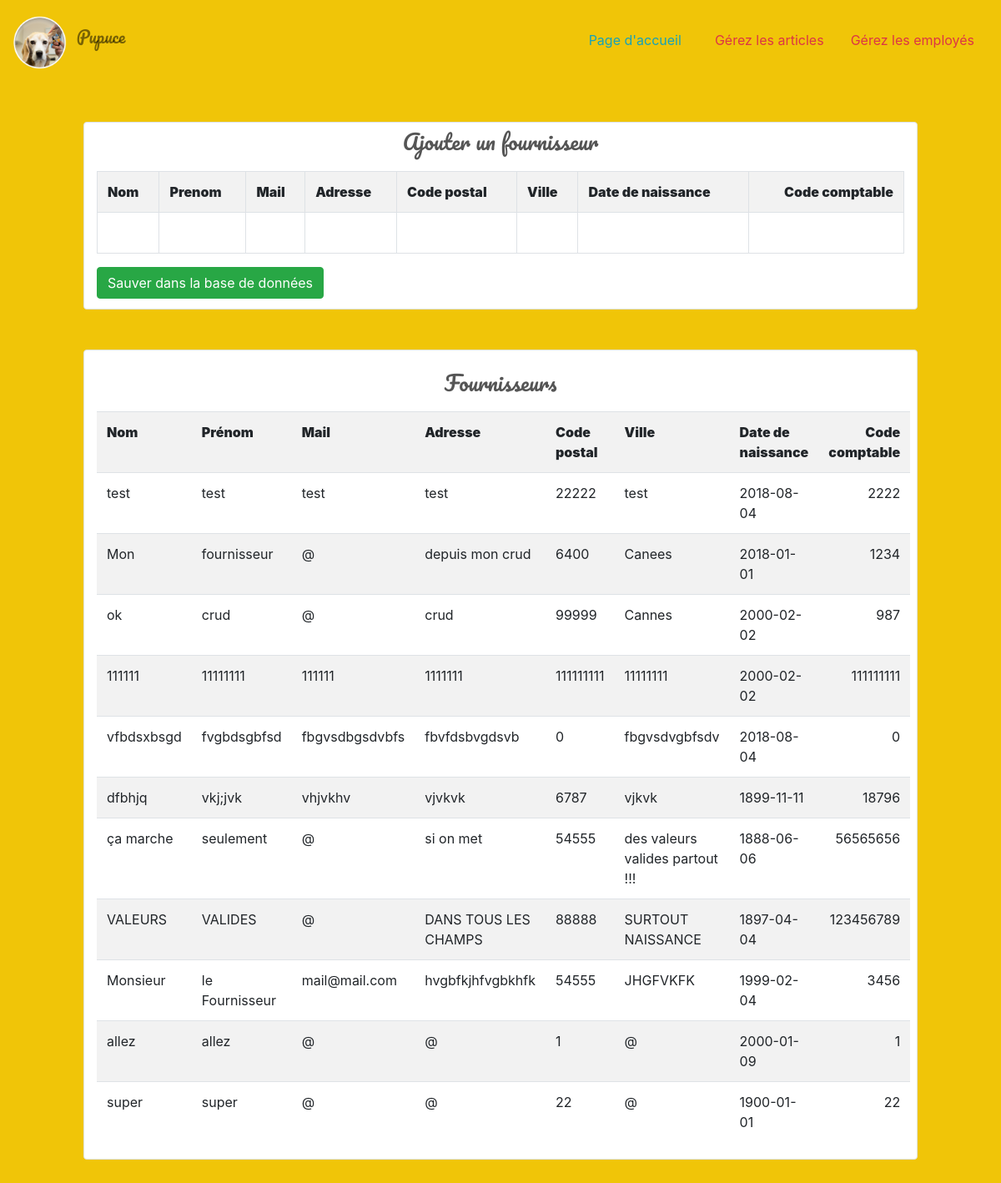
/admin/fournisseurs/index.php, run on the app's committed database.
### tables this page shows
CREATE TABLE `fournisseur` (
  `id` int(11) NOT NULL,
  `fournisseur_nom` varchar(255) NOT NULL,
  `fournisseur_prenom` varchar(255) NOT NULL,
  `fournisseur_mail` varchar(255) NOT NULL,
  `fournisseur_adresse` varchar(255) NOT NULL,
  `fournisseur_cp` int(11) NOT NULL,
  `fournisseur_ville` varchar(255) NOT NULL,
  `fournisseur_date_naissance` date NOT NULL,
  `fournisseur_code_comptable` int(11) NOT NULL
);

### admin/fournisseurs/dbcontroller.php (called while the page is built, shortened)
<?php
class DBController {
	private $host = "localhost";
	private $user = "root";
	private $password = "Koal@1603";
	private $database = "pupuce";
	private $conn;
	function __construct() {
		$this->conn = $this->connectDB();
	}
	function connectDB() {
		$conn = mysqli_connect($this->host,$this->user,$this->password,$this->database);
		return $conn;
	}
	function readData($query) {
		$result = mysqli_query($this->conn,$query);
		while($row=mysqli_fetch_assoc($result)) {
			$resultset[] = $row;
		}
		if(!empty($resultset))
			return $resultset;
	}
}
?>

### admin/fournisseurs/index.php (the view, shortened to what this page needs)
<?php
	require_once("dbcontroller.php");
	$db_handle = new DBController();
	$sql = "SELECT * from fournisseur";
	$productResult = $db_handle->readData($sql);
?>
<!DOCTYPE html>
<html lang="fr">
<head>
    <link rel="stylesheet" href="https://maxcdn.bootstrapcdn.com/bootstrap/4.0.0/css/bootstrap.min.css">
    <link rel="stylesheet" href="https://use.fontawesome.com/releases/v5.1.1/css/all.css">
    <link rel="stylesheet" href="../../style.css">
</head>
<body>
    <nav class="navbar navbar-light ">
        <a class="navbar-brand" href="../../index.php">
            <img src="../../images/pupuce.png" width="70" height="70" class="d-inline-block align-top" alt="logo">
            <span class="navbar-text pacifico mt-2">Pupuce</span>
        </a>
        <ul class="nav justify-content-end">
            <li class="nav-item">
                <a type="button" class="mr-2 nav-link btn-outline-info" href="../logout.php">Page d'accueil</a>
            </li>
            <li class="nav-item">
                <a class="nav-link btn-outline-danger" href="../index.php">Gérez les articles</a>
            </li>
            <li class="nav-item">
                <a class="nav-link btn-outline-danger" href="../employes/index.php">Gérez les employés</a>
            </li>
        </ul>
    </nav>
<div id="add-product" class="img-thumbnail offset-md-1 col-md-10">
<div class="grey pacifico text-center mb-3">Ajouter un fournisseur</div>
	<table cellpadding="10" cellspacing="1" class="table table-striped table-bordered">
		<tbody>
			<tr>
                <th><strong>Nom</strong></th>
                <th><strong>Prenom</strong></th>
                <th><strong>Mail</strong></th>
                <th><strong>Adresse</strong></th>
                <th><strong>Code postal</strong></th>
                <th><strong>Ville</strong></th>
                <th><strong>Date de naissance</strong></th>
				<th style="text-align:right;"><strong>Code comptable</strong></th>
			</tr>
			<tr>
                <td contentEditable="true" data-id="fournisseur_nom" placeholder="Votre Nom"></td>
                <td contentEditable="true" data-id="fournisseur_prenom"></td>
                <td contentEditable="true" data-id="fournisseur_mail"></td>
                <td contentEditable="true" data-id="fournisseur_adresse"></td>
                <td contentEditable="true" data-id="fournisseur_cp"></td>
                <td contentEditable="true" data-id="fournisseur_ville"></td>
                <td contentEditable="true" data-id="fournisseur_date_naissance"></td>
				<td contentEditable="true" data-id="fournisseur_code_comptable" style="text-align:right;"></td>
			</tr>
		</tbody>
	</table>
<div id="btnSaveAction" class="btn btn-success mb-2">Sauver dans la base de données</div>
</div>
<br><br>
<div id="list-product" class="img-thumbnail offset-md-1 col-md-10">
<div class="grey pacifico text-center my-3">Fournisseurs</div>
	<table cellpadding="10" cellspacing="1" class="table table-striped table-border">
		<tbody id="ajax-response">
			<tr>
				<th><strong>Nom</strong></th>
                <th><strong>Prénom</strong></th>
                <th><strong>Mail</strong></th>
                <th><strong>Adresse</strong></th>
                <th><strong>Code postal</strong></th>
                <th><strong>Ville</strong></th>
                <th><strong>Date de naissance</strong></th>
				<th style="text-align:right;"><strong>Code comptable</strong></th>
			</tr>
			<?php
				if(!empty($productResult)) {
					foreach($productResult as $k=>$v) {
			?>
			<tr>
                <td><?php echo $productResult[$k]["fournisseur_nom"]; ?></td>
                <td><?php echo $productResult[$k]["fournisseur_prenom"]; ?></td>
                <td><?php echo $productResult[$k]["fournisseur_mail"]; ?></td>
                <td><?php echo $productResult[$k]["fournisseur_adresse"]; ?></td>
                <td><?php echo $productResult[$k]["fournisseur_cp"]; ?></td>
                <td><?php echo $productResult[$k]["fournisseur_ville"]; ?></td>
                <td><?php echo $productResult[$k]["fournisseur_date_naissance"]; ?></td>
				<td style="text-align:right;"><?php echo $productResult[$k]["fournisseur_code_comptable"]; ?></td>
			</tr>
			<?php
					}
				}
			?>
		</tbody>
	</table>
</div><br><br>

### style.css (style rules this page uses)
body, .navbar { background: rgb(240, 197, 8); }
.pacifico { font-family: 'Pacifico', cursive; }
nav { margin-bottom: 50px; }
.grey { color: #555; font-size: 25px; text-shadow: none; }

### data on the page
fournisseur: fournisseur_nom "test", fournisseur_prenom "test", fournisseur_mail "test", fournisseur_adresse "test", fournisseur_cp "22222", fournisseur_ville "test", fournisseur_date_naissance "2018-08-04", fournisseur_code_comptable "2222"
fournisseur: fournisseur_nom "Mon", fournisseur_prenom "fournisseur", fournisseur_mail "@", fournisseur_adresse "depuis mon crud", fournisseur_cp "6400", fournisseur_ville "Canees", fournisseur_date_naissance "2018-01-01", fournisseur_code_comptable "1234"
fournisseur: fournisseur_nom "ok", fournisseur_prenom "crud", fournisseur_mail "@", fournisseur_adresse "crud", fournisseur_cp "99999", fournisseur_ville "Cannes", fournisseur_date_naissance "2000-02-02", fournisseur_code_comptable "987"
fournisseur: fournisseur_nom "111111", fournisseur_prenom "11111111", fournisseur_mail "111111", fournisseur_adresse "1111111", fournisseur_cp "111111111", fournisseur_ville "11111111", fournisseur_date_naissance "2000-02-02", fournisseur_code_comptable "111111111"
fournisseur: fournisseur_nom "vfbdsxbsgd", fournisseur_prenom "fvgbdsgbfsd", fournisseur_mail "fbgvsdbgsdvbfs", fournisseur_adresse "fbvfdsbvgdsvb", fournisseur_cp "0", fournisseur_ville "fbgvsdvgbfsdv", fournisseur_date_naissance "2018-08-04", fournisseur_code_comptable "0"
fournisseur: fournisseur_nom "dfbhjq", fournisseur_prenom "vkj;jvk", fournisseur_mail "vhjvkhv", fournisseur_adresse "vjvkvk", fournisseur_cp "6787", fournisseur_ville "vjkvk", fournisseur_date_naissance "1899-11-11", fournisseur_code_comptable "18796"
fournisseur: fournisseur_nom "ça marche", fournisseur_prenom "seulement", fournisseur_mail "@", fournisseur_adresse "si on met", fournisseur_cp "54555", fournisseur_ville "des valeurs valides partout !!!", fournisseur_date_naissance "1888-06-06", fournisseur_code_comptable "56565656"
fournisseur: fournisseur_nom "VALEURS", fournisseur_prenom "VALIDES", fournisseur_mail "@", fournisseur_adresse "DANS TOUS LES CHAMPS", fournisseur_cp "88888", fournisseur_ville "SURTOUT NAISSANCE", fournisseur_date_naissance "1897-04-04", fournisseur_code_comptable "123456789"
fournisseur: fournisseur_nom "Monsieur", fournisseur_prenom "le Fournisseur", fournisseur_mail "mail@mail.com", fournisseur_adresse "hvgbfkjhfvgbkhfk", fournisseur_cp "54555", fournisseur_ville "JHGFVKFK", fournisseur_date_naissance "1999-02-04", fournisseur_code_comptable "3456"
fournisseur: fournisseur_nom "allez", fournisseur_prenom "allez", fournisseur_mail "@", fournisseur_adresse "@", fournisseur_cp "1", fournisseur_ville "@", fournisseur_date_naissance "2000-01-09", fournisseur_code_comptable "1"
fournisseur: fournisseur_nom "super", fournisseur_prenom "super", fournisseur_mail "@", fournisseur_adresse "@", fournisseur_cp "22", fournisseur_ville "@", fournisseur_date_naissance "1900-01-01", fournisseur_code_comptable "22"
